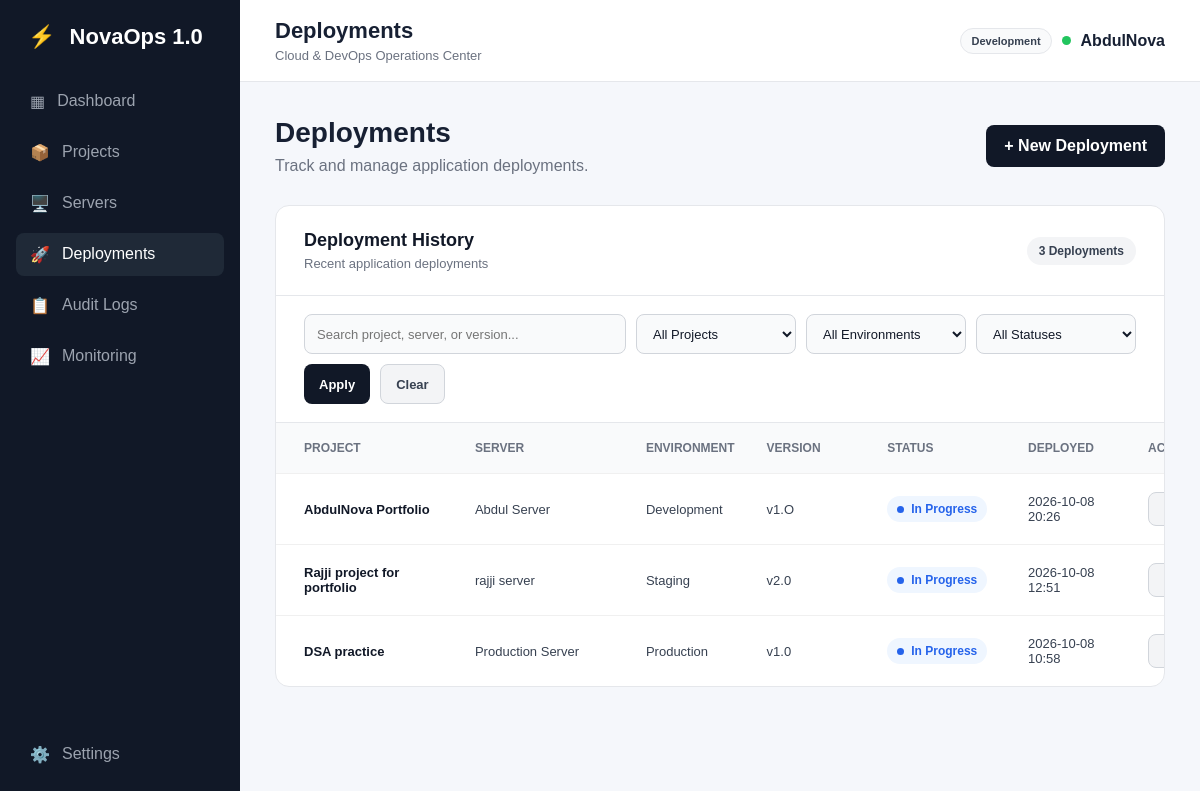
Before: /deployments with the older database file.
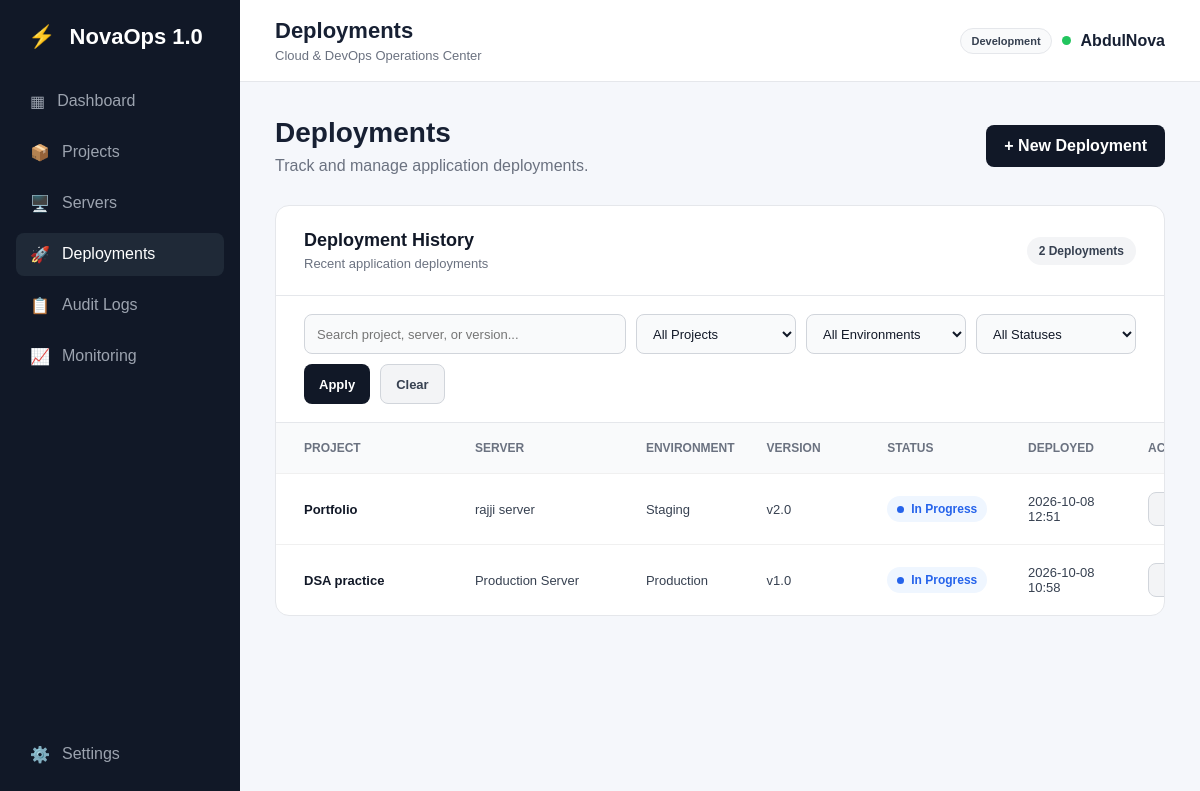
After: the same page with the newer database file.
### app.py (models this page shows)
class AppSetting(db.Model):
    id = db.Column(db.Integer, primary_key=True)
    key = db.Column(db.String(100), unique=True, nullable=False)
    value = db.Column(db.String(255), nullable=False)

class Deployment(db.Model):
    id = db.Column(
        db.Integer,
        primary_key=True
    )
    project_id = db.Column(
        db.Integer,
        db.ForeignKey("project.id"),
        nullable=False
    )
    server_id = db.Column(
        db.Integer,
        db.ForeignKey("server.id"),
        nullable=False
    )
    environment = db.Column(
        db.String(50),
        nullable=False
    )
    version = db.Column(
        db.String(50),
        nullable=False
    )
    status = db.Column(
        db.String(50),
        nullable=False
    )
    deployed_at = db.Column(
        db.DateTime,
        default=india_now,
        nullable=False
    )
    project = db.relationship(
        "Project",
        backref="deployments"
    )
    server = db.relationship(
        "Server",
        backref="deployments"
    )

class Project(db.Model):
    id = db.Column(
        db.Integer,
        primary_key=True
    )
    name = db.Column(
        db.String(100),
        nullable=False
    )
    description = db.Column(
        db.Text,
        nullable=False
    )
    status = db.Column(
        db.String(50),
        nullable=False
    )
    servers = db.relationship(
        "Server",
        backref="project",
        lazy=True
    )

class Server(db.Model):
    id = db.Column(
        db.Integer,
        primary_key=True
    )
    name = db.Column(
        db.String(100),
        nullable=False
    )
    ip_address = db.Column(
        db.String(50),
        nullable=False
    )
    provider = db.Column(
        db.String(50),
        nullable=False
    )
    region = db.Column(
        db.String(50),
        nullable=False
    )
    status = db.Column(
        db.String(50),
        nullable=False
    )
    project_id = db.Column(
        db.Integer,
        db.ForeignKey("project.id"),
        nullable=True
    )

### app.py (the view, shortened to what this page needs)
@app.route("/deployments")
def deployments():
    search = request.args.get(
        "search",
        ""
    ).strip()
    project_id = request.args.get(
        "project_id",
        ""
    ).strip()
    environment = request.args.get(
        "environment",
        ""
    ).strip()
    status = request.args.get(
        "status",
        ""
    ).strip()
    query = Deployment.query
    if project_id:
        query = query.filter(
            Deployment.project_id == int(
                project_id
            )
        )
    if environment:
        query = query.filter(
            Deployment.environment == environment
        )
    if status:
        query = query.filter(
            Deployment.status == status
        )
    deployments = query.order_by(
        Deployment.deployed_at.desc()
    ).all()
    projects = Project.query.order_by(
        Project.name.asc()
    ).all()
    return render_template(
        "deployments.html",
        deployments=deployments,
        projects=projects,
        search=search,
        project_id=project_id,
        environment=environment,
        status=status
    )

### app.py (called while the page is built)
@app.context_processor
def inject_app_settings():
    stored_settings = {
        setting.key: setting.value
        for setting in AppSetting.query.all()
    }
    try:
        refresh_seconds = int(
            stored_settings.get("monitoring_refresh_seconds", "0")
        )
    except ValueError:
        refresh_seconds = 0
    return {
        "app_name": stored_settings.get("app_name", "NovaOps 1.0"),
        "environment_label": stored_settings.get(
            "environment_label", "Development"
        ),
        "monitoring_refresh_seconds": refresh_seconds
    }

### templates/deployments.html (shortened to what this page needs)
{% extends "base.html" %}
{% block page_title %}
Deployments
{% endblock %}
{% block content %}
<div class="welcome">
    <div>
        <h1>Deployments</h1>
        <p>Track and manage application deployments.</p>
    </div>
    <a href="{{ url_for('new_deployment') }}" class="primary-btn">
        + New Deployment
    </a>
</div>
<div class="server-card">
    <div class="server-card-header">
        <div>
            <h2>Deployment History</h2>
            <p>Recent application deployments</p>
        </div>
        <span class="server-count">
            {{ deployments|length }} Deployments
        </span>
    </div>
    <div class="deployment-filters">
        <form method="GET" action="{{ url_for('deployments') }}">
            <div class="deployment-filter-search">
                <input type="text" name="search" value="{{ search }}"
                    placeholder="Search project, server, or version...">
            </div>
            <div class="deployment-filter-select">
                <select name="project_id">
                    <option value="">
                        All Projects
                    </option>
                </select>
            </div>
            <div class="deployment-filter-select">
                <select name="environment">
                    <option value="">
                        All Environments
                    </option>
                </select>
            </div>
            <div class="deployment-filter-select">
                <select name="status">
                    <option value="">
                        All Statuses
                    </option>
                </select>
            </div>
            <button type="submit" class="filter-btn">
                Apply
            </button>
            <a href="{{ url_for('deployments') }}" class="clear-filter-btn">
                Clear
            </a>
        </form>
    </div>
    <div class="server-table">
        <div class="server-table-header">
            <span>Project</span>
            <span>Server</span>
            <span>Environment</span>
            <span>Version</span>
            <span>Status</span>
            <span>Deployed</span>
            <span>Actions</span>
        </div>
        {% for deployment in deployments %}
        <div class="server-row">
            <span class="server-name">
                {{ deployment.project.name }}
            </span>
            <span>
                {{ deployment.server.name }}
            </span>
            <span>
                {{ deployment.environment }}
            </span>
            <span>
                {{ deployment.version }}
            </span>
            <span class="server-status
    {% if deployment.status == 'Successful' %}
        status-running
    {% elif deployment.status == 'In Progress' %}
        status-progress
    {% elif deployment.status == 'Failed' %}
        status-failed
    {% endif %}">
                <span class="status-indicator"></span>
                {{ deployment.status }}
            </span>
            <span>
                {{ deployment.deployed_at.strftime("%Y-%m-%d %H:%M") }}
            </span>
            <div class="server-actions">
                <a href="{{ url_for(
                        'edit_deployment',
                        deployment_id=deployment.id
                    ) }}" class="secondary-btn">
                </a>
            </div>
        </div>
        {% endfor %}
    </div>
</div>
{% endblock %}

### templates/base.html (shortened to what this page needs)
<!DOCTYPE html>
<html lang="en">
<head>
    <link rel="stylesheet" href="{{ url_for('static', filename='css/style.css') }}">
</head>
<body>
    <div class="app">
        <aside class="sidebar">
            <div class="logo">
                <span>⚡</span>
                {{ app_name }}
            </div>
            <nav class="navigation">
                <a href="{{ url_for('dashboard') }}"
                    class="nav-item {% if request.endpoint == 'dashboard' %}active{% endif %}">
                    <span class="nav-icon">▦</span>
                    <span>Dashboard</span>
                </a>
                <a href="{{ url_for('projects') }}"
                    class="nav-item {% if request.endpoint in ['projects', 'new_project', 'edit_project', 'project_detail'] %}active{% endif %}">
                    <span class="nav-icon">📦</span>
                    <span>Projects</span>
                </a>
                <a href="{{ url_for('servers') }}"
                    class="nav-item {% if request.endpoint in ['servers', 'new_server', 'edit_server'] %}active{% endif %}">
                    <span class="nav-icon">🖥️</span>
                    <span>Servers</span>
                </a>
                <a href="{{ url_for('deployments') }}"
                    class="nav-item {% if request.endpoint in ['deployments', 'new_deployment', 'edit_deployment'] %}active{% endif %}">
                    <span class="nav-icon">🚀</span>
                    <span>Deployments</span>
                </a>
                <a href="{{ url_for('audit_logs') }}"
                    class="nav-item {% if request.endpoint == 'audit_logs' %}active{% endif %}">
                    <span class="nav-icon">📋</span>
                    <span>Audit Logs</span>
                </a>
                <a href="{{ url_for('monitoring') }}"
                    class="nav-item {% if request.endpoint == 'monitoring' %}active{% endif %}">
                    <span class="nav-icon">📈</span>
                    <span>Monitoring</span>
                </a>
            </nav>
            <div class="sidebar-bottom">
                <a href="{{ url_for('settings') }}"
                    class="nav-item {% if request.endpoint == 'settings' %}active{% endif %}">
                    <span class="nav-icon">⚙️</span>
                    <span>Settings</span>
                </a>
            </div>
        </aside>
        <main class="main">
            <header class="navbar">
                <div>
                    <h2>
                        {% block page_title %}{% endblock %}
                    </h2>
                    <p>Cloud &amp; DevOps Operations Center</p>
                </div>
                <div class="user-section">
                    <span class="environment-badge">
                        {{ environment_label }}
                    </span>
                    <div class="status-dot"></div>
                    <span>AbdulNova</span>
                </div>
            </header>
            <section class="content">
                {% block content %}
                {% endblock %}
            </section>
        </main>
    </div>
</body>
</html>

Changed rows visible on the page:
removed Deployment: project.name "AbdulNova Portfolio", server.name "Abdul Server", environment "Development", version "v1.O", status "In Progress", deployed_at "2026-10-08 20:26"
changed through a linked row, Deployment "Staging": project.name "Rajji project for portfolio" → "Portfolio"
Other visible differences:
{{ deployments|length }}: "3" → "2"
